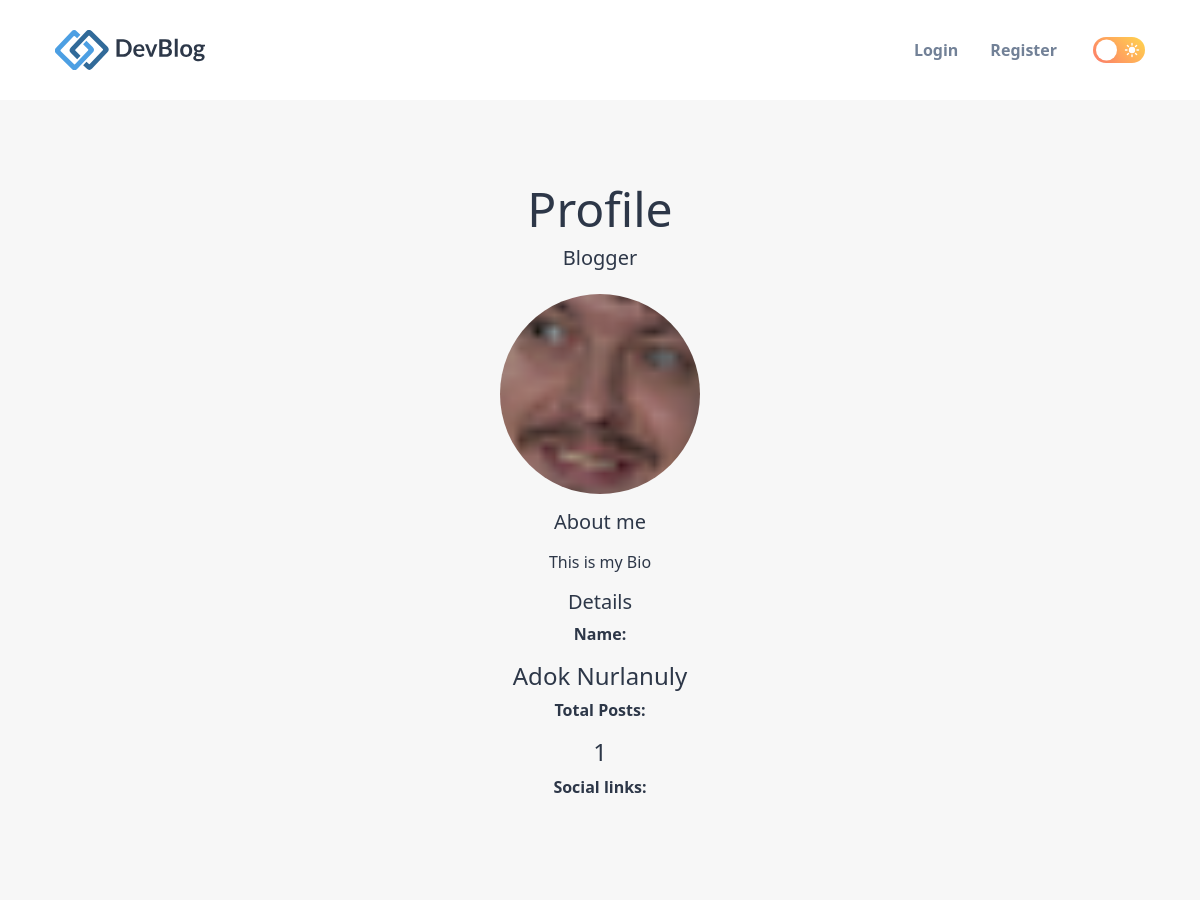
/5/profile/, run on the app's committed database.
### myblog/models.py (models this page shows, shortened)
class Profile(models.Model):
    user = models.OneToOneField(User, null=True, on_delete=models.CASCADE)
    bio = models.TextField()
    profession = models.TextField(null=True)
    profile_pic = models.ImageField(null=True, blank=True, upload_to="images/profile/")
    website_url = models.CharField(max_length=255, null=True, blank=True)
    facebook_url = models.CharField(max_length=255, null=True, blank=True)
    twitter_url = models.CharField(max_length=255, null=True, blank=True)
    instagram_url = models.CharField(max_length=255, null=True, blank=True)
    pinterest_url = models.CharField(max_length=255, null=True, blank=True)
    telegram_url = models.CharField(max_length=255, null=True, blank=True)

### members/views.py (the view)
# urls.py: path('<int:pk>/profile/', ShowProfilePageView.as_view(), name="show_profile_page"),
class ShowProfilePageView(DetailView):
    model = Profile
    template_name = 'registration/user_profile.html'
    def get_context_data(self, *args, **kwargs):
        context = super(ShowProfilePageView, self).get_context_data(*args, **kwargs)
        page_user = get_object_or_404(Profile, id=self.kwargs['pk'])
        user_posts = Post.objects.filter(author=page_user.user.id)
        context["page_user"] = page_user
        context["user_posts"] = user_posts
        return context

### members/templates/registration/user_profile.html (shortened to what this page needs)
{% extends 'base.html' %}
{% load static %}
{% block content %}
    <main>
        <div class="main">
            <div class="container">
                <div style="max-width: 1080px; margin: auto; padding-bottom: 2rem; display: flex; justify-content: center; flex-direction: column; align-items: center">
                    <h2 class="h2_p">Profile</h2>
                    <h5>{{ page_user.profession }}</h5>
                    <img src="{{ page_user.profile_pic.url }}" alt="..." width="200px" height="200px"
                         style="object-fit: cover; display: block; border-radius: 50%; margin-top: 1rem">
                    <h5 style="margin: 1rem">About me</h5>
                    <div class="about_me_block" style="margin: 0 20%">
                        <p style="text-align: justify">{{ page_user.bio }}</p>
                    </div>
                    <h5>Details</h5>
                    <p><b>Name:</b></p>
                    <h4>{{ page_user.user.first_name }} {{ page_user.user.last_name }}</h4>
                <p><b>Total Posts:</b></p>
                <h4>{{ user_posts.all.count }}</h4>
                <p><b>Social links:</b></p>
                </div>
            </div>
        </div>
    </main>
{% endblock %}

### static/myblog/css/style.css (style rules this page uses)
.light-theme { --background-primary: hsl(0, 0%, 100%); --background-secondary: hsl(0, 0%, 97%); --action-primary: hsl(214, 32%, 91%); --action-secondary: hsl(210, 38%, 95%); --foreground-primary: hsl(218, 23%, 23%); --foreground-secondary: hsl(216, 15%, 52%); --foreground-tertiary: hsl(214, 20%, 69%); --accent: hsl(229, 76%, 66%); }
:root { --white: hsl(0, 0%, 100%); --fs-base: 0.85rem; --fs-1: 1.875rem; --fs-2: 1.5rem; --fs-3: 1.25rem; --fs-4: 0.875rem; --fs-5: 0.75rem; --py: 5rem; --modal-max-w: 500px; }
*, *::before, *::after { margin: 0; padding: 0; box-sizing: border-box; }
img, button { display: block; }
html { font-family: "Inter", sans-serif; font-size: var(--fs-base); line-height: 1.8; margin: 0; padding: 0; }
h1, h2, h3, h4, h5, p, .nb_h1, .nb_h2, .nb_h3, .nb_h4 { display: block; color: var(--foreground-primary); }
.main { background: var(--background-secondary); padding: var(--py) 0 0 0; min-height: 100vh; }
@media (min-width: 550px) { :root { --fs-base: 0.90rem; } }
@media (min-width: 650px) { :root { --fs-1: 2.25rem; } }
@media (min-width: 1024px) { :root { --fs-base: 1rem; --fs-1: 3rem; } }

### static/myblog/css/profile_style.css (style rules this page uses)
.h2_p { font-size: 3rem; }

### data on the page
Profile: profession "Blogger", profile_pic (picture), bio "This is my Bio", user.first_name "Adok", user.last_name "Nurlanuly"

### other printed values
{{ user_posts.all.count }} "1"
